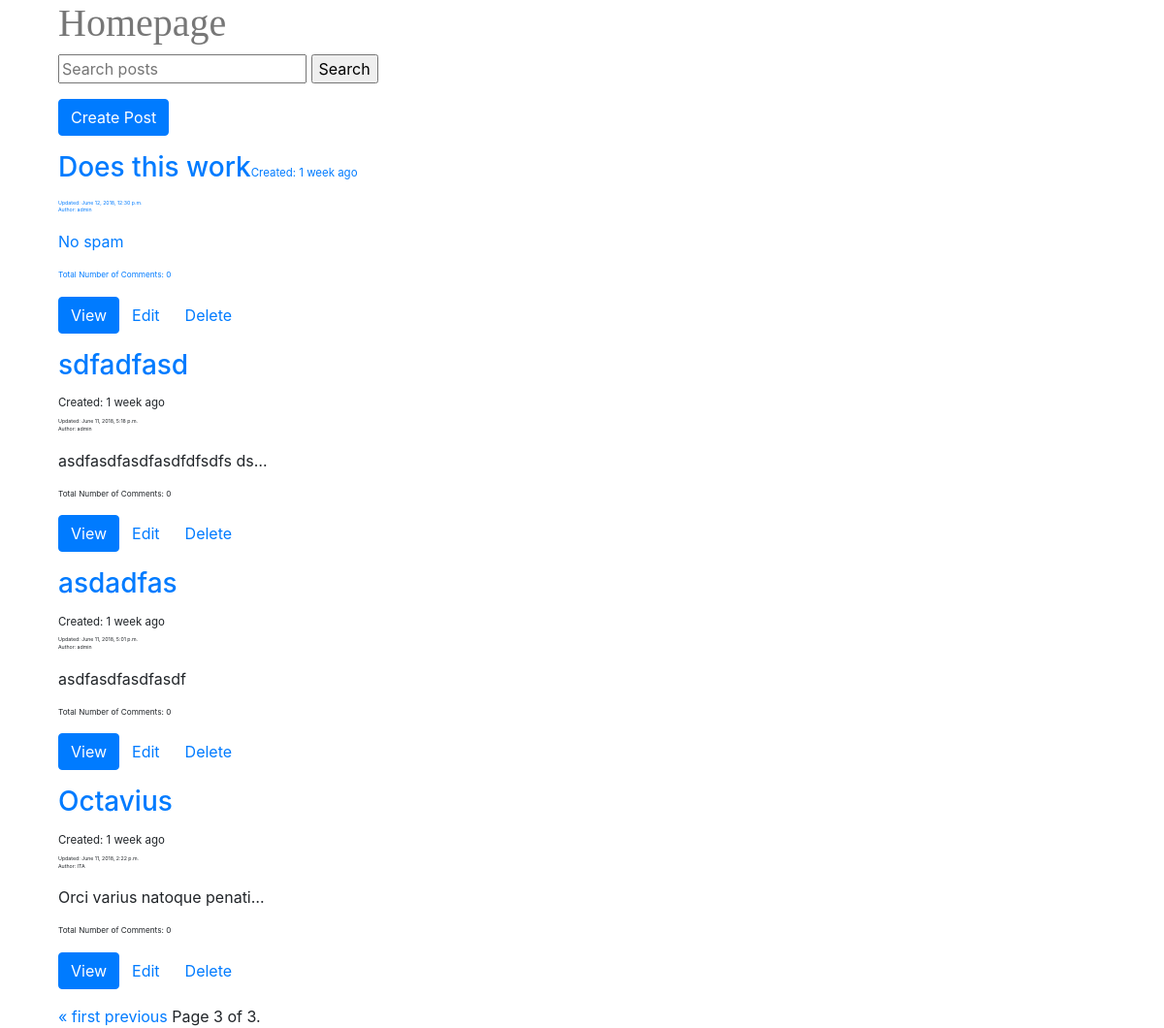
The page /posts/?page=3 on the database its author committed.
### posts/models.py (models this page shows, shortened)
class Post(models.Model):
	user = models.ForeignKey(settings.AUTH_USER_MODEL, default=1,on_delete=models.CASCADE)
	title = models.CharField(max_length=120)
	content = models.TextField()
	timestamp = models.DateTimeField(auto_now=False, auto_now_add=True)
	updated = models.DateTimeField(auto_now=True, auto_now_add=False)
	image = models.ImageField(upload_to=upload_location,
			null=True,
			blank = True,
			width_field="width_field",
			height_field="height_field")
	height_field = models.IntegerField(default=0)
	width_field=models.IntegerField(default=0)
	def get_absolute_url(self):
		return reverse("detail", kwargs={"id":self.id})
	class Meta:
		ordering = ["-updated","-timestamp"]

### posts/views.py (the view)
# urls.py: path(r'', post_list, name='list'),
def post_list(request): #list items
	queryset_list= Post.objects.all()
	paginator = Paginator(queryset_list, 10) # Show 10 contacts per page
	query= request.GET.get('q')
	if query:
		 queryset_list=queryset_list.filter(title__icontains=query)
	page = request.GET.get('page')
	queryset = paginator.get_page(page)
	context ={
			"object_list" : queryset,
			"title": "List"
		}
	return render(request, "post_list.html",context)

### templates/post_list.html (shortened to what this page needs)
{% extends "base.html" %}
{%block content%}
<div class='col-sm-8 col-sm-offset-2'>
<h1> Homepage</h1>
<form method = 'GET' action="">
    <input type="text" name = "q" placeholder="Search posts"/>
    <input type="submit" value="Search"/>
</form>
    <div>
    <p><a href="/posts/create" class="btn btn-primary" role="button">Create Post</a></p>
</div>
{%for obj in object_list%}
<div class='row'>
    <div class='col-sm-12'>
        <div class='thumbnail'>
             <div class='caption'>
                <h3> <a href='{{obj.get_absolute_url}}'>{{obj.title|linebreaks|truncatechars:20}} </a><small><small><small><small>Created: {{obj.timestamp|timesince}} ago</small></small></small></small></h3>
                <small><small><small><small><small>Updated: {{obj.updated}}<p> Author: {{obj.user}} </p></small></small></small></small></small></small>
                <p>{{obj.content|linebreaks|truncatechars:30}}</p>
                <small><small><small><p> Total Number of Comments: {{obj.comments.count}}</p></small></small></small>
                <p><a href="{{obj.get_absolute_url}}" class="btn btn-primary" role="button">View</a><a href="{{obj.get_absolute_url}}edit/" class ="btn btn-default" role="button">Edit</a><a href="{{obj.get_absolute_url}}delete/" class ="btn btn-default" role="button">Delete</a></p>
                </div>
        </div>
    </div>
</div>
{%endfor%}
<div class="pagination">
    <span class="step-links">
        {% if object_list.has_previous %}
            <a href="?page=1">&laquo; first</a>
            <a href="?page={{ object_list.previous_page_number }}">previous</a>
        {% endif %}
        <span class="current">
            Page {{ object_list.number }} of {{ object_list.paginator.num_pages }}.
        </span>
    </span>
</div>
</div>
{%endblock content%}

### static/css/base.css (style rules this page uses)
* { box-sizing: border-box; }
h1 { color: #777777; font-family: "Impact"; }

### rows shown on the page
Post: title "Does this work", timestamp "1 week", updated "June 12, 2018, 12:30 p.m.", user "admin", content "No spam", comments.count "0"
Post: title "sdfadfasd", timestamp "1 week", updated "June 11, 2018, 5:18 p.m.", user "admin", content "asdfasdfasdfasdfdfsdfs ds…", comments.count "0"
Post: title "asdadfas", timestamp "1 week", updated "June 11, 2018, 5:01 p.m.", user "admin", content "asdfasdfasdfasdf", comments.count "0"
Post: title "Octavius", timestamp "1 week", updated "June 11, 2018, 2:22 p.m.", user "ITA", content "Orci varius natoque penati…", comments.count "0"

### other values the page prints
{{ object_list.number }} "3"
{{ object_list.paginator.num_pages }} "3"
